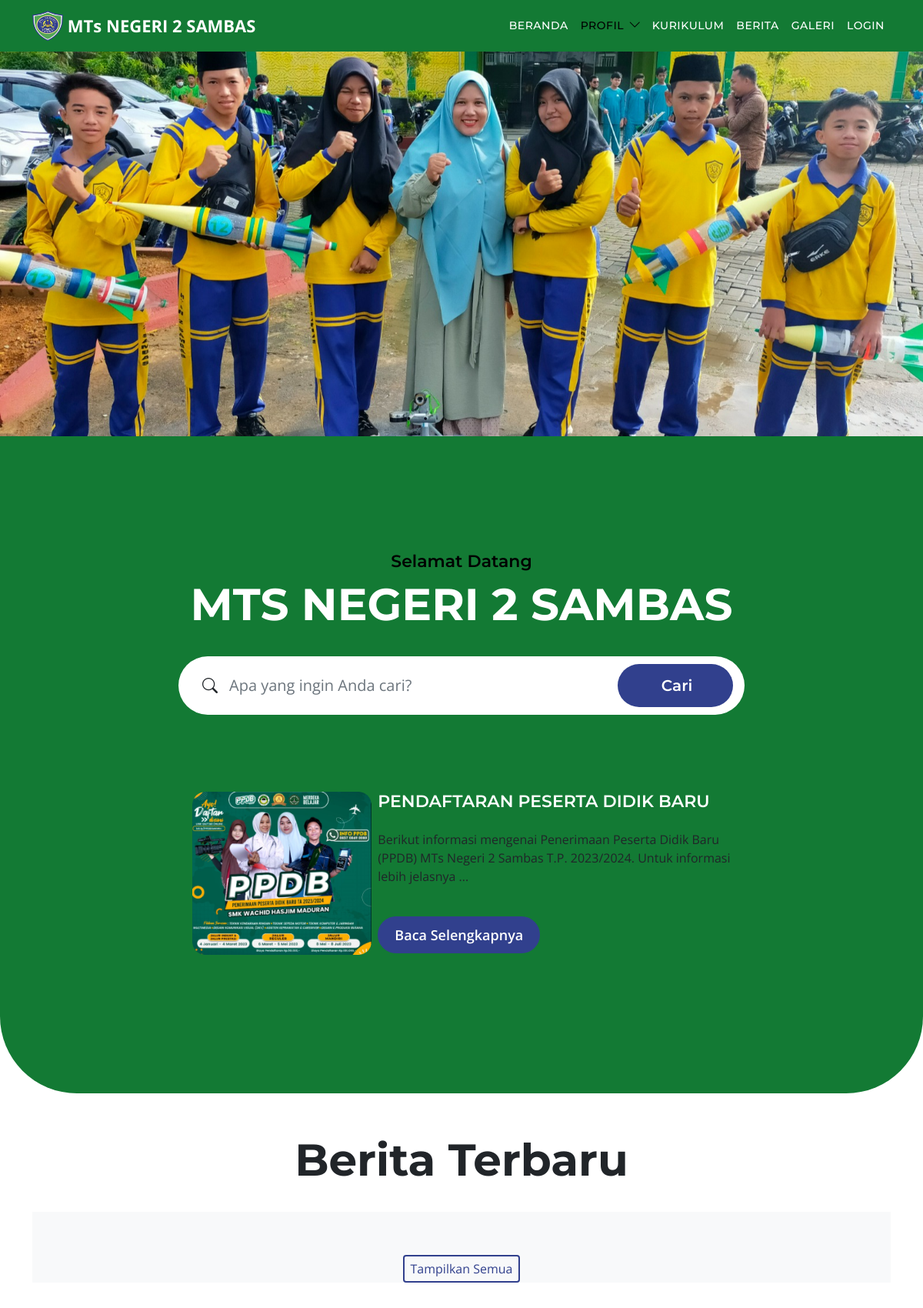
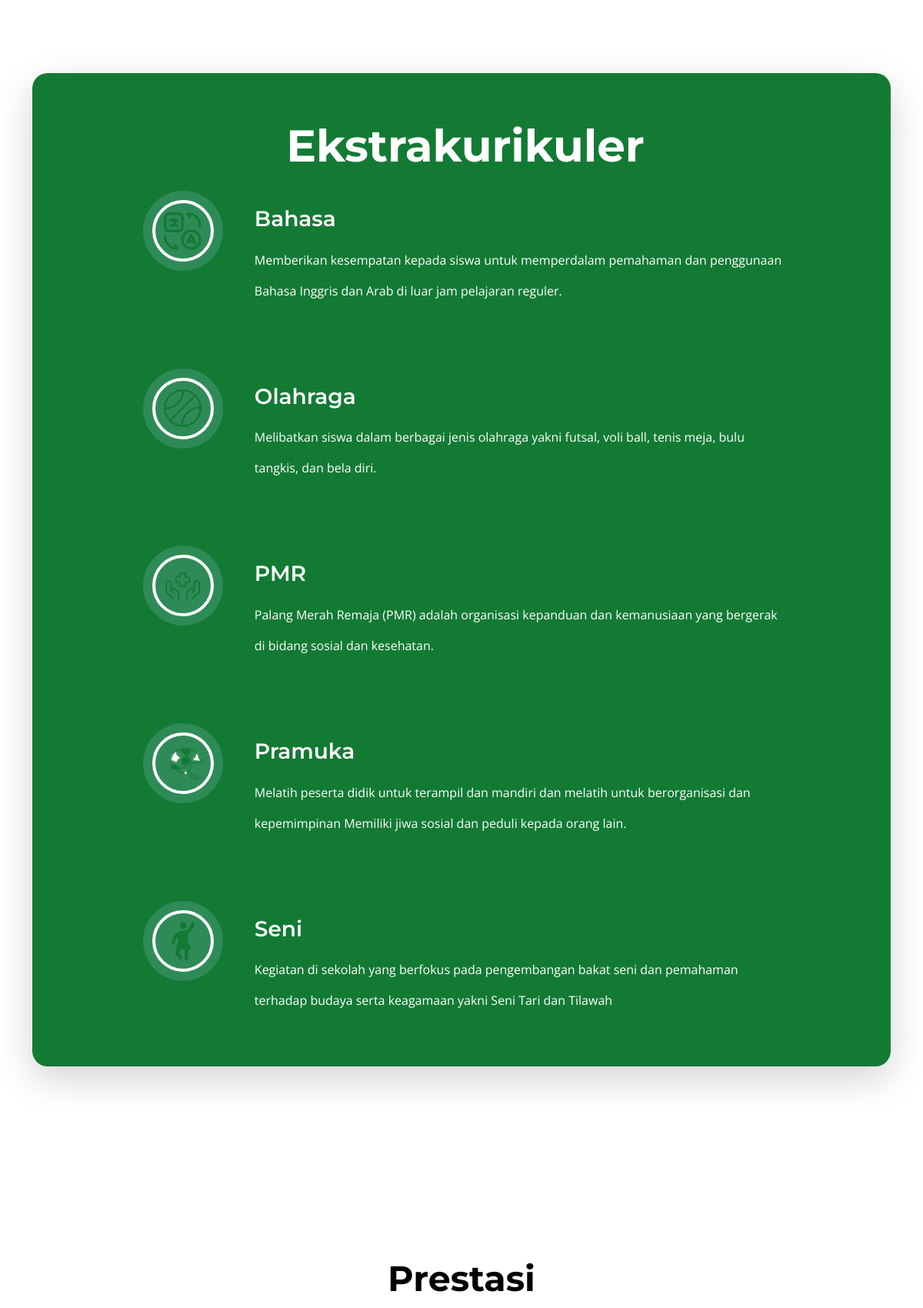
The page / (upper part) on the database its author committed (2 pictures, top to bottom).
### tables this page shows
CREATE TABLE ppdb
(
    id_ppdb     VARCHAR(255) PRIMARY KEY,
    judul       VARCHAR(255),
    deskripsi   TEXT,
    brosur      VARCHAR(255),
    foto        VARCHAR(255),
    id_sekolah  VARCHAR(255),
    FOREIGN KEY (id_sekolah) REFERENCES sekolah (id_sekolah)
);

CREATE TABLE slideshow
(
    id_slideshow    VARCHAR(255) PRIMARY KEY,
    judul_slideshow VARCHAR(255),
    foto            VARCHAR(255)
);

CREATE TABLE ekstrakurikuler
(
    id_ekstrakurikuler    VARCHAR(255) PRIMARY KEY,
    nama_ekstrakurikuler VARCHAR(255),
    deskripsi             TEXT,
    icon                  VARCHAR(255),
    id_sekolah            VARCHAR(255),
    FOREIGN KEY (id_sekolah) REFERENCES Sekolah (id_sekolah)
);

### app/View/index.php (the view, shortened to what the rows shown need)
<main>
    <section class="corausel-section slide-width">
        <div id="carouselExampleIndicators" class="carousel slide slide-width" data-bs-ride="carousel">
            <div class="carousel-inner">
                <?php $count = 0; ?>
                <?php foreach ($slideshows as $slideshow): ?>
                    <?php $count++; ?>
                    <div class="carousel-item <?= $count == 1 ? 'active' : '' ?>">
                        <div class="aspect-ratio-container r16">
                            <img src="/images/upload/slideshow/<?= $slideshow->getFoto() ?>"
                                 class="d-block w-100 aspect-ratio-img"
                                 alt="<?= $slideshow->getJudul() ?>">
                        </div>
                    </div>
                <?php endforeach; ?>
            </div>
        </div>
    </section>
    <section class="hero-section d-flex justify-content-center align-items-center" id="section_1">
        <div class="container">
            <div class="row">
                <div class="col-lg-8 col-12 mx-auto">
                    <h6 class="text-center">Selamat Datang</h6>
                    <h1 class="text-white text-center">MTS NEGERI 2 SAMBAS</h1>
                    <form action="/hasil-pencarian" method="POST" class="custom-form mt-4 pt-2 mb-lg-0 mb-5"
                          role="search">
                        <div class="input-group input-group-lg">
                            <span class="input-group-text bi-search" id="basic-addon1"></span>
                            <input name="search" type="search" class="form-control" id="keyword"
                                   placeholder="Apa yang ingin Anda cari?" aria-label="Search">
                            <button type="submit" class="form-control button-color">Cari</button>
                        </div>
                    </form>
                </div>
                <div class="col-lg-8 col-12 mx-auto mt-70 custom-block d-flex flex-column flex-md-row">
                    <div class="col-12 col-md-4 mb-4 mb-md-0 my-2 my-md-0">
                        <div class="aspect-ratio-container r1">
                            <img class="rounded-4 img-fluid img-responsive aspect-ratio-img"
                                 src="/images/upload/ppdb/<?= $ppdb->getFoto() ?>" alt="img">
                        </div>
                    </div>
                    <div class="col-12 col-md-8 my-2 my-md-0 mx-md-2">
                        <h6 class="text-white"><?= $ppdb->getJudul() ?></h6>
                        <div class="limit-text"><p class="text-box"><?= $ppdb->getDeskripsi() ?></p></div>
                        <a href="/ppdb" class="btn custom-btn mt-3 mt-md-4 button-color">Baca Selengkapnya</a>
                    </div>
                </div>
            </div>
        </div>
    </section>
    <section class="py-1 container">
        <div class="row">
            <div class="col-12 text-center mt-5">
                <h1 class="mb-4">Berita Terbaru</h1>
            </div>
        </div>
        <div class="album  bg-light">
            <div class="text-center">
                <button type="button" class="btn-custom mt-5" onclick="window.location.href='/berita'">Tampilkan Semua
                </button>
            </div>
    </section>
    <section id="ekstrakurikuler" class="section-padding">
        <div class="container">
            <div class="row">
                <div class="col-lg-20 col-13 mt-4 mx-auto">
                    <div class="custom-block bg-custome custom-block-topics-listing shadow-lg mb-5">
                        <div class="d-flex">
                            <div class="custom-block-topics-listing-info d-flex">
                                <div class="col-12 text-center">
                                    <h1 class="text-white mb-4">Ekstrakurikuler</h1>
                                </div>
                                <div class="col-lg-10 col-12 mx-auto">
                                    <div class="timeline-container">
                                        <ul class="vertical-scrollable-timeline" id="vertical-scrollable-timeline">
                                            <?php foreach ($ekstrakurikulerList as $ekstrakurikuler): ?>
                                                <li class="">
                                                    <h4 class="text-white mb-3"><?= $ekstrakurikuler->getNamaEkstrakurikuler() ?></h4>
                                                    <p class="text-white"><?= $ekstrakurikuler->getDeskripsi() ?></p>
                                                    <div class="icon-holder">
                                                        <img src="/images/upload/ekstrakurikuler/<?= $ekstrakurikuler->getIcon() ?>">
                                                    </div>
                                                </li>
                                            <?php endforeach; ?>
                                        </ul>
                                    </div>
                                </div>
                            </div>
                        </div>
                    </div>
                </div>
            </div>
        </div>
    </section>
    <section class="faq-section section-padding">
        <div class="container">
            <div class="row">
                <div class="col-12">
                    <h2 class="mb-4 text-center">Prestasi</h2>
                </div>
            </div>
        </div>
    </section>
</main>

### app/App/Router.php (shortened to what the rows shown need)
<?php
class Router
{
    private static array $routes = [];
    public static function add(
        string $path,
        string $controller,
        string $function,
        array  $middlewares = []): void
    {
        self::$routes[] = [
            'path' => $path,
            'controller' => $controller,
            'function' => $function,
            'middleware' => $middlewares
        ];
    }
    public static function run(): void
    {
        $path = '/';
        foreach (self::$routes as $route) {
            $pattern = "#^" . $route['path'] . "$#";
            if (preg_match($pattern, $path, $variables)) {
                $function = $route['function'];
                $controller = new $route['controller'];
                array_shift($variables);
                call_user_func_array([$controller, $function], $variables);
                return;
            }
        }
    }
}

### app/View/layout/header_home.php (shortened to what the rows shown need)
<!doctype html>
<html lang="en">
<head>
    <link href="/css/bootstrap.min.css" rel="stylesheet">
    <link href="/css/owl.carousel.min.css" rel="stylesheet">
    <link href="/css/bootstrap-icons.css" rel="stylesheet">
    <link href="/css/sch_mtsn2sambas.css" rel="stylesheet">
    <link rel="stylesheet" href="https://cdnjs.cloudflare.com/ajax/libs/font-awesome/4.7.0/css/font-awesome.min.css">
</head>
<body id="top">
<nav class="navbar navbar-expand-sm">
    <div class="container">
        <a class="navbar-brand logo d-flex align-items-center" href="/index">
            <img src="/images/logo1.png" alt="logo"/>
            <span class="d-none d-lg-block">MTs NEGERI 2 SAMBAS</span>
        </a>
        <div class="collapse navbar-collapse justify-content-end" id="navbarNav">
            <ul class="navbar-nav">
                <li>
                    <a class="nav-link " href="/index">Beranda</a>
                </li>
                <li class="nav-item dropdown">
                    <label id="profileLabel" class="nav-link dropdown-toggle" for="profile-toggle"
                           data-bs-toggle="dropdown" aria-expanded="false" href="">Profil</label>
                </li>
                <li class="nav-item">
                    <a class="nav-link" href="/kurikulum">Kurikulum</a>
                </li>
                <li class="nav-item">
                    <a class="nav-link" href="/berita">Berita</a>
                </li>
                <li class="nav-item">
                    <a class="nav-link" href="/galeri">Galeri</a>
                </li>
                <li class="nav-item">
                    <a class="nav-link" href="/admin/login">Login</a>
                </li>
            </ul>
        </div>
</nav>

### rows shown on the page
ppdb: foto (picture), judul "PENDAFTARAN PESERTA DIDIK BARU", deskripsi "Berikut informasi mengenai Penerimaan Peserta Didik Baru (PPDB) MTs Negeri 2 Sambas T.P. 2023/2024. Untuk informasi lebih jelasnya ..."
slideshow: foto (picture)
ekstrakurikuler: nama_ekstrakurikuler "Bahasa", deskripsi "Memberikan kesempatan kepada siswa untuk memperdalam pemahaman dan penggunaan Bahasa Inggris dan Arab di luar jam pelajaran reguler.", icon (picture)
ekstrakurikuler: nama_ekstrakurikuler "Olahraga", deskripsi "Melibatkan siswa dalam berbagai jenis olahraga yakni futsal, voli ball, tenis meja, bulu tangkis, dan bela diri.", icon (picture)
ekstrakurikuler: nama_ekstrakurikuler "PMR", deskripsi "Palang Merah Remaja (PMR) adalah organisasi kepanduan dan kemanusiaan yang bergerak di bidang sosial dan kesehatan.", icon (picture)
ekstrakurikuler: nama_ekstrakurikuler "Pramuka", deskripsi "Melatih peserta didik untuk terampil dan mandiri dan melatih untuk berorganisasi dan kepemimpinan Memiliki jiwa sosial dan peduli kepada orang lain.", icon (picture)
ekstrakurikuler: nama_ekstrakurikuler "Seni", deskripsi "Kegiatan di sekolah yang berfokus pada pengembangan bakat seni dan pemahaman terhadap budaya serta keagamaan yakni Seni Tari dan Tilawah", icon (picture)
